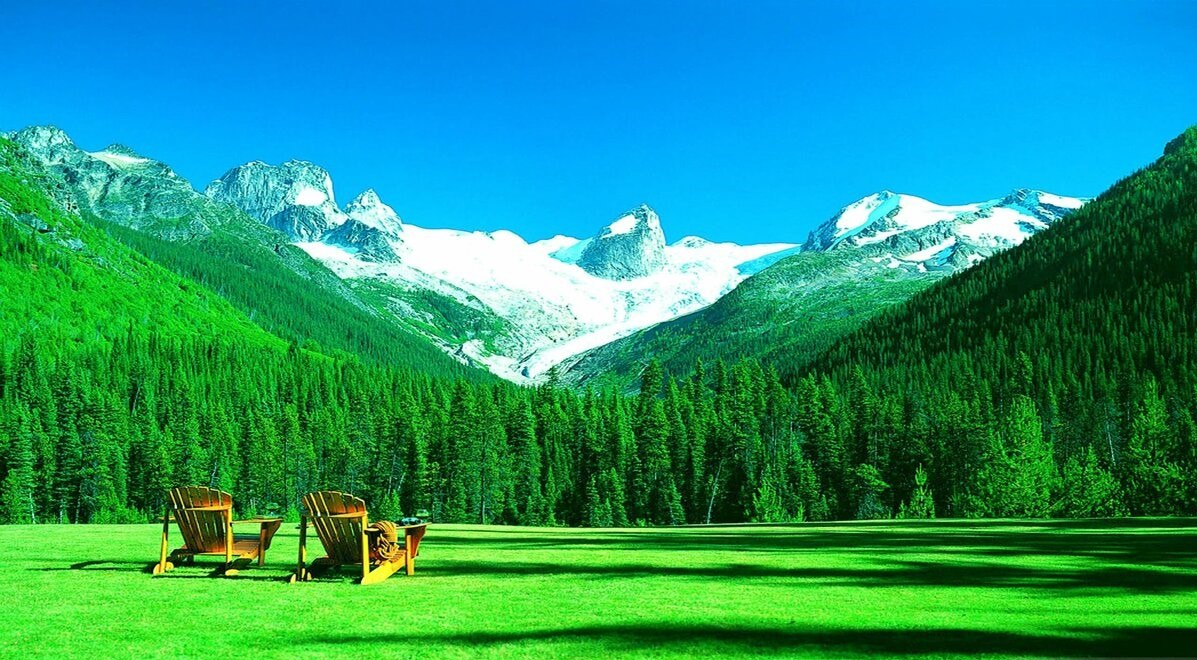
#> input picture rasm1.jpg, 1197 x 660 px
$ python untitled7.py
#> lines starting #> are read from the running program, lines starting #| are printed output that depends on the picture
# -*- coding: utf-8 -*-
"""Untitled7.ipynb

Automatically generated by Colab.

Original file is located at
    https://colab.research.google.com/drive/1ZQL3k4Hji1rLrhtLjPELsTx_tR0trDra
"""

from google.colab.patches import cv2_imshow
import cv2
rasm=cv2.imread("rasm1.jpg")
#> rasm is the input picture: shape (660, 1197, 3); mean B, G, R 117.6, 148.6, 36.8
rasm1=cv2.imread("rasm2.jpg")
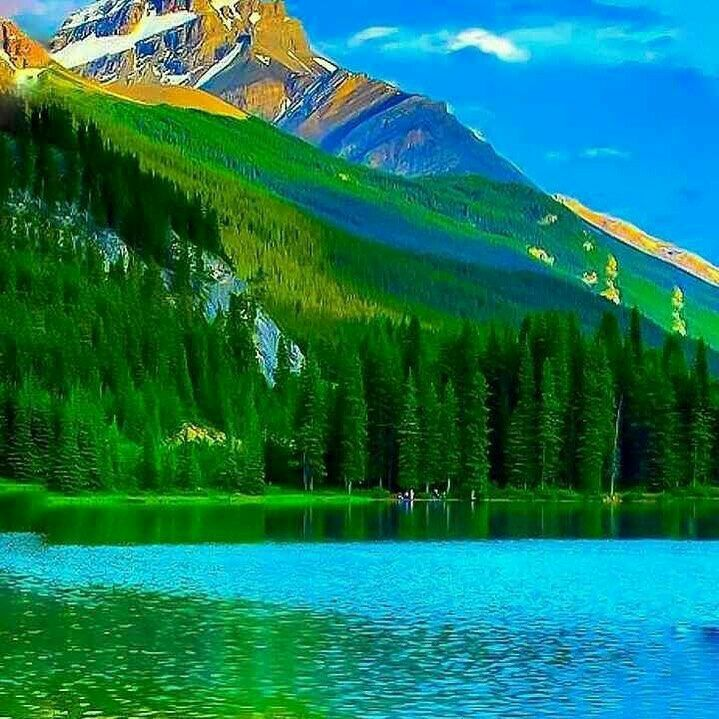
#> input picture rasm2.jpg, 719 x 719 px
#> rasm1 is the input picture: shape (719, 719, 3); mean B, G, R 95.8, 121.3, 25.7
rasm2=cv2.imread("rasm3.jpg")
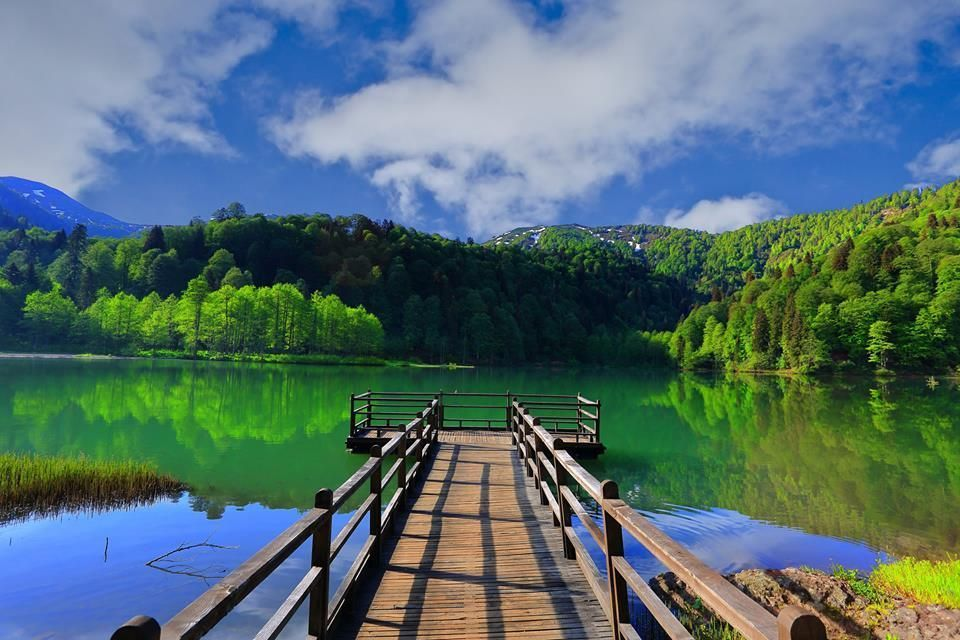
#> input picture rasm3.jpg, 960 x 640 px
#> rasm2 is the input picture: shape (640, 960, 3); mean B, G, R 112.9, 110.6, 84.4
rasm3=cv2.imread("rasm4.jpg")
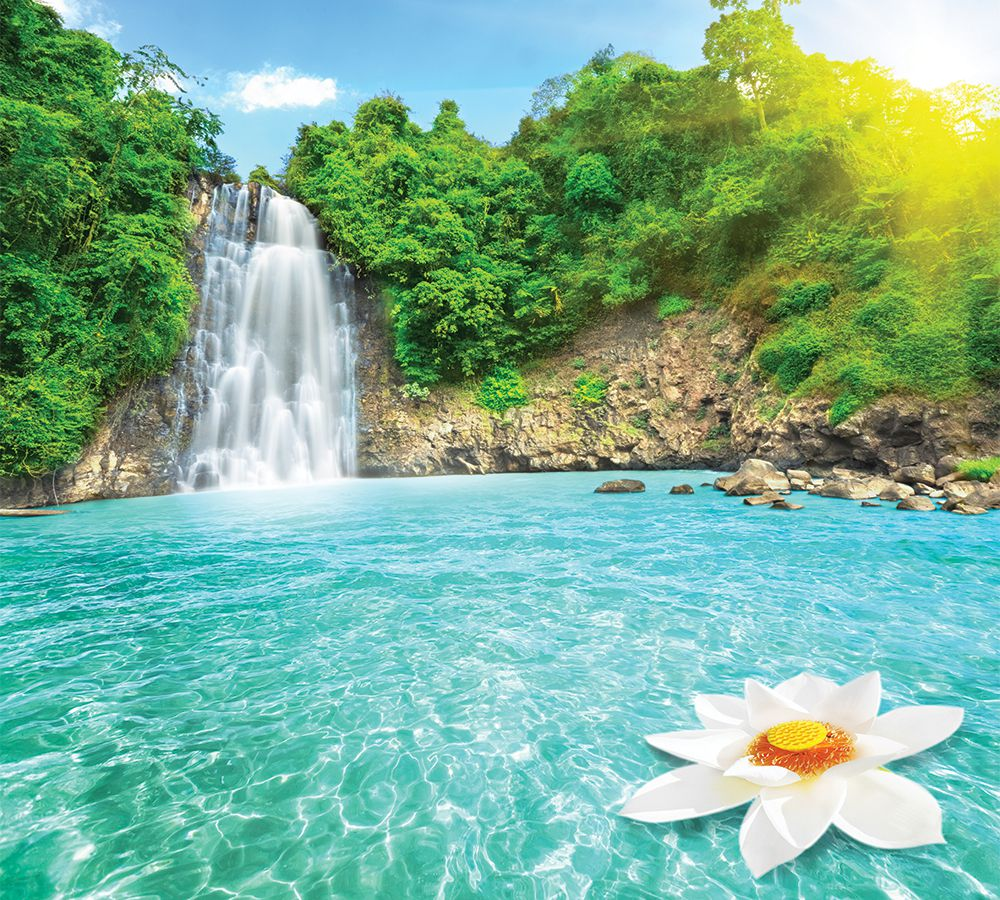
#> input picture rasm4.jpg, 1000 x 900 px
#> rasm3 is the input picture: shape (900, 1000, 3); mean B, G, R 149.7, 176.5, 124.6
rasm4=cv2.imread("rasm5.jpg")
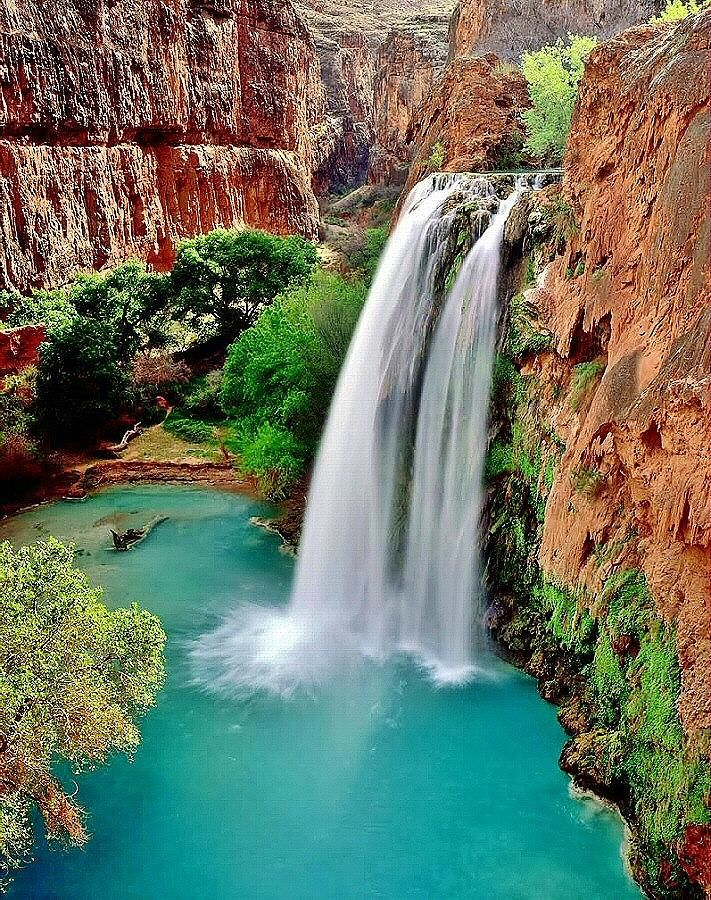
#> input picture rasm5.jpg, 711 x 900 px
#> rasm4 is the input picture: shape (900, 711, 3); mean B, G, R 99.4, 117.2, 106
cv2_imshow(rasm)
cv2_imshow(rasm1)
cv2_imshow(rasm2)
cv2_imshow(rasm3)
cv2_imshow(rasm4)
oqqora=cv2.cvtColor(rasm,cv2.COLOR_BGR2GRAY)
cv2_imshow(oqqora)
oqqora=cv2.cvtColor(rasm1,cv2.COLOR_BGR2GRAY)
#> oqqora: shape (719, 719)
cv2_imshow(oqqora)
oqqora=cv2.cvtColor(rasm2,cv2.COLOR_BGR2GRAY)
#> oqqora: shape (640, 960)
cv2_imshow(oqqora)
oqqora=cv2.cvtColor(rasm3,cv2.COLOR_BGR2GRAY)
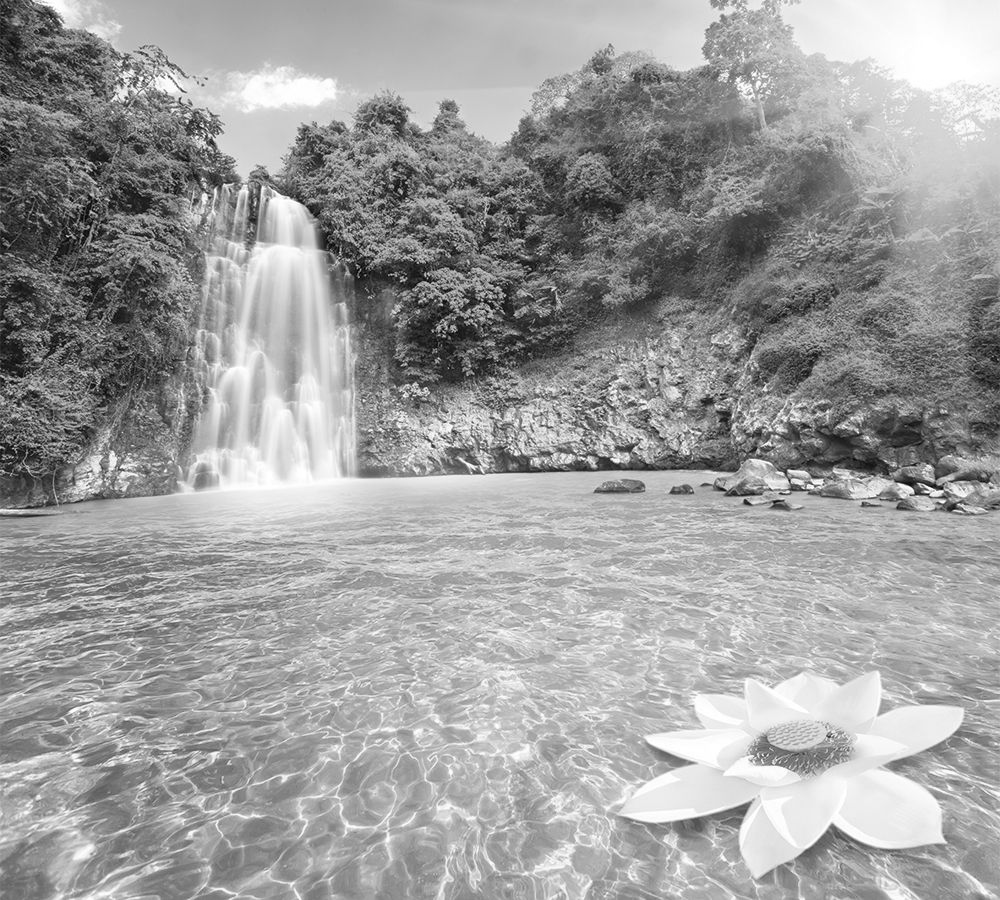
#> oqqora: shape (900, 1000); min 2, max 255, mean 157.9
cv2_imshow(oqqora)
oqqora=cv2.cvtColor(rasm4,cv2.COLOR_BGR2GRAY)
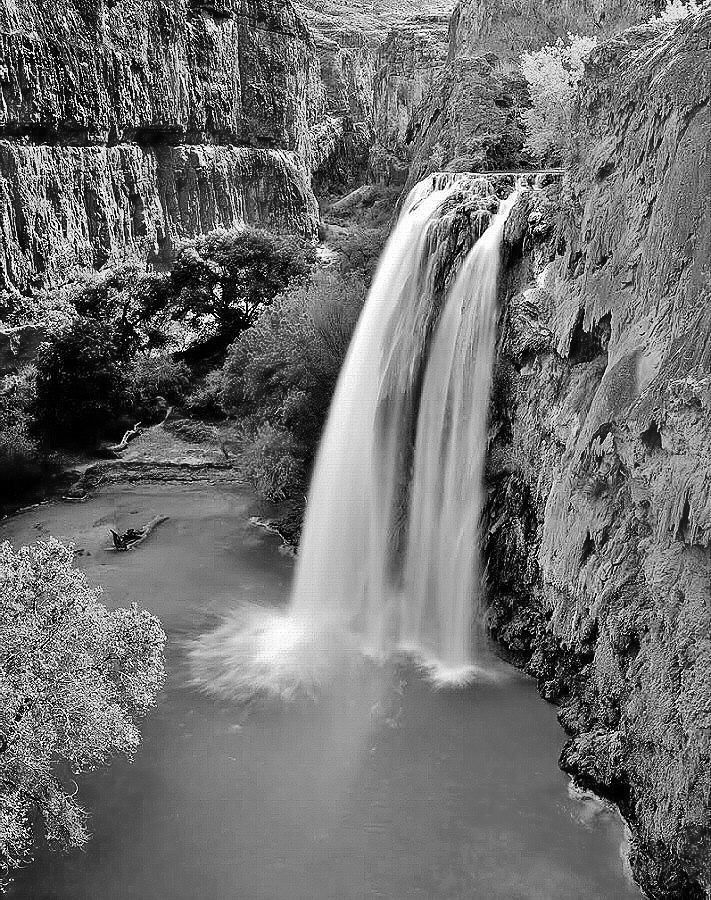
#> oqqora: shape (900, 711); min 0, max 255, mean 111.8
cv2_imshow(oqqora)

from google.colab import drive
drive.mount('/content/drive')
